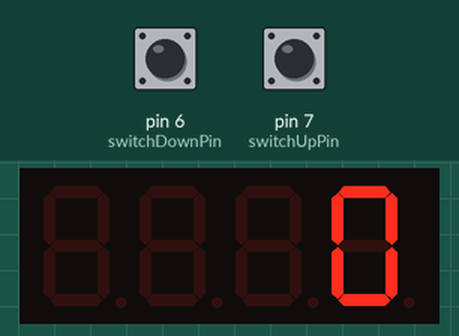
The sketch below on a simulated Arduino Uno, built with avr-gcc and run on an emulated ATmega328P. On the bench: 4-digit seven-segment display. The inputs (shaded band) are chosen by the test bench; at power-on: pin 6 (switchDownPin) LOW, pin 7 (switchUpPin) LOW.

Above: at 1.2 s.
1.3 s: pin 6 (switchDownPin) pulled HIGH for 1 s
At 2.9 s:
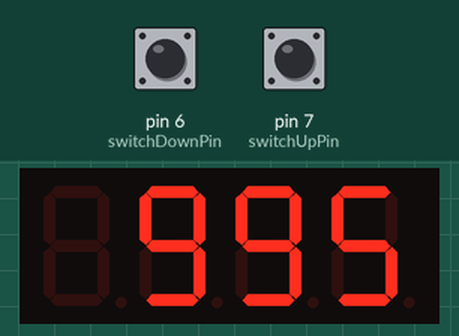
3.8 s: pin 7 (switchUpPin) pulled HIGH for 3.2 s
At 8.1 s:
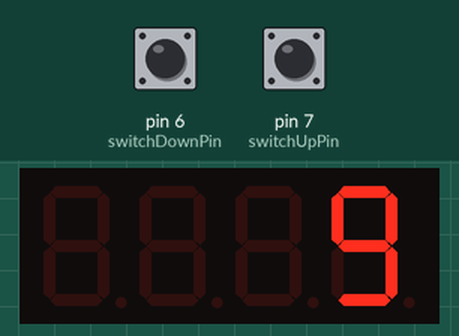
8.5 s: pin 7 (switchUpPin) pulled HIGH for 0.25 s
At 9.6 s:
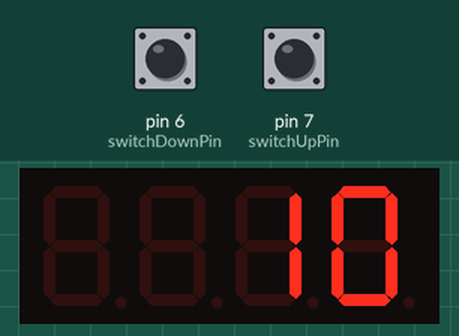
Timing chart, 0 to 11.5 s (numbered marks = the images above; inputs shaded):
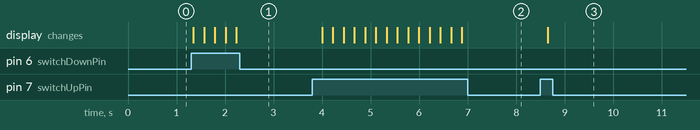

The sketch:

project-countup-countdown-7segment-4digit.ino
```cpp
#include <TM1637Display.h>
#define CLK 5
#define DIO 4
int switchUpPin = 7;
int switchDownPin = 6;
int counter = 0;
int buttonUpState = 0;
int buttonDownState = 0;

TM1637Display display(CLK, DIO);

void setup() {
  // put your setup code here, to run once:
  display.setBrightness(0x0f);
  pinMode(switchUpPin, INPUT);
  pinMode(switchDownPin, INPUT);
}

void loop() {
  // put your main code here, to run repeatedly:
  buttonUpState = digitalRead(switchUpPin);
  buttonDownState = digitalRead(switchDownPin);
  if (buttonUpState == HIGH){
    if(counter == 999){
      counter = 0;
    } else {
      counter++;
    }
  }
  if (buttonDownState == HIGH){
    if(counter == 0){
      counter = 999;
    } else {
      counter--;
    }
  }
display.showNumberDec(counter);
delay(200);
}
```

Measured:
- after the input at 1.3 s, the display: first changes after 0.05 s (image 1 shows a later state)
- after the input at 3.8 s, the display: first changes after 0.20 s (image 2 shows a later state)
- after the input at 8.5 s, the display: changes after 0.15 s (image 3)
